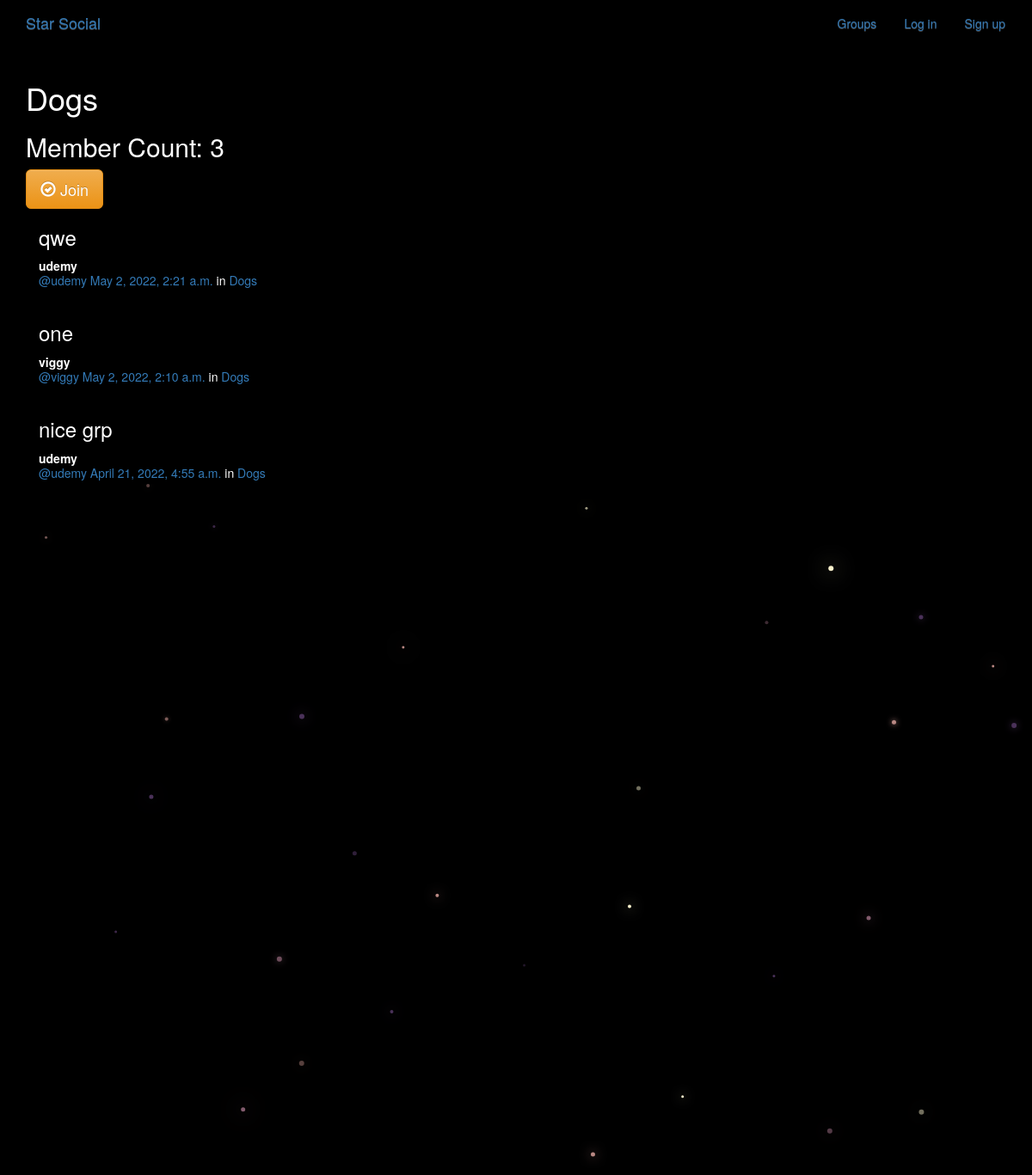
Page /group/posts/in/dogs on the committed database.
### grps/models.py (models this page shows, shortened)
class Group(models.Model):
    name = models.CharField(max_length=255, unique=True)
    slug = models.SlugField(allow_unicode=True, unique=True)
    description = models.TextField(blank=True, default='')
    description_html = models.TextField(editable=False, default='', blank=True)
    members = models.ManyToManyField(User,through="GroupMember")
    class Meta:
        ordering = ["name"]

### posts/models.py (models this page shows, shortened)
class Post(models.Model):
    user = models.ForeignKey(User, related_name="posts",on_delete=models.CASCADE)
    created_at = models.DateTimeField(auto_now=True)
    message = models.TextField()
    message_html = models.TextField(editable=False)
    group = models.ForeignKey(Group, related_name="posts",null=True, blank=True,on_delete=models.CASCADE)
    class Meta:
        ordering = ["-created_at"]
        unique_together = ["user", "message"]

### grps/views.py (the view)
# urls.py: path("posts/in/<slug:slug>",views.SingleGroup.as_view(),name="single"),
class SingleGroup(generic.DetailView):
    model = Group

### grps/templates/grps/group_detail.html (shortened to what this page needs)
{% extends "grps/group_base.html" %}
{% block pregroup %}
<h1>{{group.name}}</h1>
<h2> Member Count: {{group.members.count}}</h2>
  <div class="content">
				{% if user in group.members.all %}
					<a href="{% url 'posts:write' slug=group.slug %}" class="btn btn-lg btn-fill btn-warning"><span class="glyphicon glyphicon-ok-circle"></span> Write</a>
					<a href="{% url 'grps:leave' slug=group.slug %}" class="btn btn-lg btn-fill btn-warning"><span class="glyphicon glyphicon-remove-circle"></span> Leave</a>
				{% else %}
					<a href="{% url 'grps:join' slug=group.slug %}" class="btn btn-lg btn-fill btn-warning"><span class="glyphicon glyphicon-ok-circle"></span> Join</a>
				{% endif %}
</div>
{% endblock %}
{% block group_content %}
<div class="col-md-8">
	{% if group.posts.count == 0 %}
	<h2>No posts in this group yet!</h2>
	{% else %}
		{% for post in group.posts.all %}
			{% include "posts/_post.html" %}
		{% endfor %}
	{% endif %}
</div>
{% endblock %}

### posts/templates/posts/_post.html (shortened to what this page needs)
<div class="post media">
	<h3>{{ post.message_html|safe }}</h3>
	<div class="media-body">
		<strong>{{ post.user.username }}</strong>
		<h5 class="media-heading">
			<span class="username"><a href="{% url 'posts:for_user' username=post.user.username %}">@{{ post.user.username }}</a></span>
			<time class="time"><a href="{% url 'posts:single' username=post.user.username pk=post.pk %}">{{ post.created_at }}</a></time>
			{% if post.group %}
			<span class="group-name">in <a href="#">{{ post.group.name }}</a></span>
			{% endif %}
		</h5>
	</div>
</div>

### static/one.css (style rules this page uses)
body { margin: 0; overflow: hidden; background-color: black; color:white; }

### rows in the picture
Group: name "Dogs", members.count "3"
Post: message_html "qwe", user.username "udemy", created_at "May 2, 2022, 2:21 a.m.", group.name "Dogs"
Post: message_html "one", user.username "viggy", created_at "May 2, 2022, 2:10 a.m.", group.name "Dogs"
Post: message_html "nice grp", user.username "udemy", created_at "April 21, 2022, 4:55 a.m.", group.name "Dogs"
